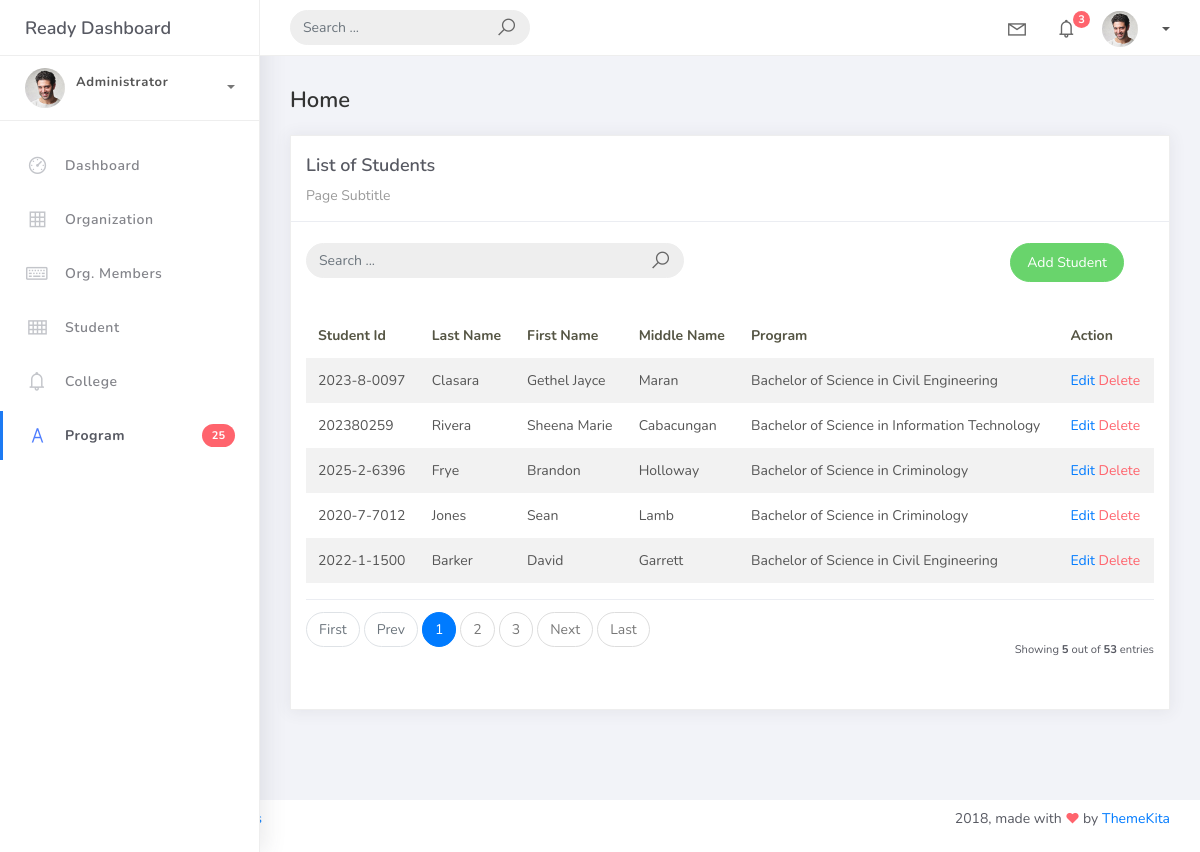
Screenshot of /student_list with the database file from the repository.
### studentorg/models.py (models this page shows, shortened)
class BaseModel(models.Model):
    created_at = models.DateTimeField(auto_now_add=True, db_index=True)
    updated_at = models.DateTimeField(auto_now=True)
    class Meta:
        abstract = True

class Student(BaseModel):
    student_id = models.CharField(max_length=15)
    lastname = models.CharField(max_length=25)
    firstname = models.CharField(max_length=25)
    middlename = models.CharField(max_length=25, blank=True, null=True)
    program = models.ForeignKey(Program, on_delete=models.CASCADE)

class Program(BaseModel):
    prog_name = models.CharField(max_length=150)
    college = models.ForeignKey(College, on_delete=models.CASCADE)
    def __str__(self):
        return self.prog_name

### studentorg/views.py (the view, shortened to what this page needs)
# urls.py: path('student_list', StudentList.as_view(), name='student-list'),
class StudentList(ListView):
    model = Student
    context_object_name = 'student'
    template_name = 'student_list.html'
    paginate_by = 5
    def get_queryset(self):
            qs = super().get_queryset()
            query = self.request.GET.get('q')
            return qs

### templates/student_list.html
{% extends 'base.html' %}
{% load static %}
{% block content %}
<div class="content">
    <div class="container-fluid">
        <h4 class="page-title">Home</h4>
        <div class="row">
            <div class="col-md-12">
                <div class="card">
                    <div class="card-header">
                        <div class="card-title">List of Students</div>
                        <div class="card-category">Page Subtitle</div>
                    </div>
                    <br />
                    <div class="col-md-12 row">
                        <div class="col-md-6">
                            <form class="navbar-left navbar-form nav-search mr-md-3" action="{% url 'student-list'%}">
                                <div class="input-group">
                                    <input type="text" placeholder="Search ..." class="form-control" name="q" />
                                    <div class="input-group-append">
                                        <span class="input-group-text">
                                            <i class="la la-search search-icon"></i>
                                        </span>
                                    </div>
                                </div>
                            </form>
                        </div>
                        <div class="col-md-6">
                            <div class="pull-right">
                                <a href="{% url 'student-add' %}" class="btn btn-success btn-rounded">Add Student</a>
                            </div>
                        </div>
                    </div>
                    <div class="card-body">
                        <table class="table table-striped mt-3">
                            <thead>
                                <tr>
                                    <th scope="col">Student Id</th>
                                    <th scope="col">Last Name</th>
                                    <th scope="col">First Name</th>
                                    <th scope="col">Middle Name</th>
                                    <th scope="col">Program</th>
                                    <th scope="col">Action</th>
                                </tr>
                            </thead>
                            <tbody>
                                {% for object in object_list %}
                                <tr>
                                    <td>{{ object.student_id }}</td>
                                    <td>{{ object.lastname }}</td>
                                    <td>{{ object.firstname }}</td>
                                    <td>{{ object.middlename }}</td>
                                    <td>{{ object.program }}</td>
                                    <td>
                                        <a href="student_list/{{ object.id }}">Edit</a>
                                        <a href="student_list/{{ object.id }}/delete" class="text-danger">Delete</a>
                                    </td>
                                </tr>
                                    {% empty %}
                                    <tr>
                                        <td colspan="4" style="text-align: center">
                                        <p class="text-sm font-weight-bold mb-0">No Records Found</p>
                                        </td>
                                    </tr>
                                    {% endfor %}
                            </tbody>
                        </table>
                        {% include 'includes/pagination.html' %}
                    </div>
                </div>
            </div>
        </div>
    </div>
</div>
{% endblock %}

### rows the page displays
Student: student_id "2023-8-0097", lastname "Clasara", firstname "Gethel Jayce", middlename "Maran", program "Bachelor of Science in Civil Engineering"
Student: student_id "202380259", lastname "Rivera", firstname "Sheena Marie", middlename "Cabacungan", program "Bachelor of Science in Information Technology"
Student: student_id "2025-2-6396", lastname "Frye", firstname "Brandon", middlename "Holloway", program "Bachelor of Science in Criminology"
Student: student_id "2020-7-7012", lastname "Jones", firstname "Sean", middlename "Lamb", program "Bachelor of Science in Criminology"
Student: student_id "2022-1-1500", lastname "Barker", firstname "David", middlename "Garrett", program "Bachelor of Science in Civil Engineering"

### other values shown
{{ page_num }} "1"
{{ page_num }} "2" "3"
{{ object_list.count }} "5"
{{ paginator.count }} "53"
